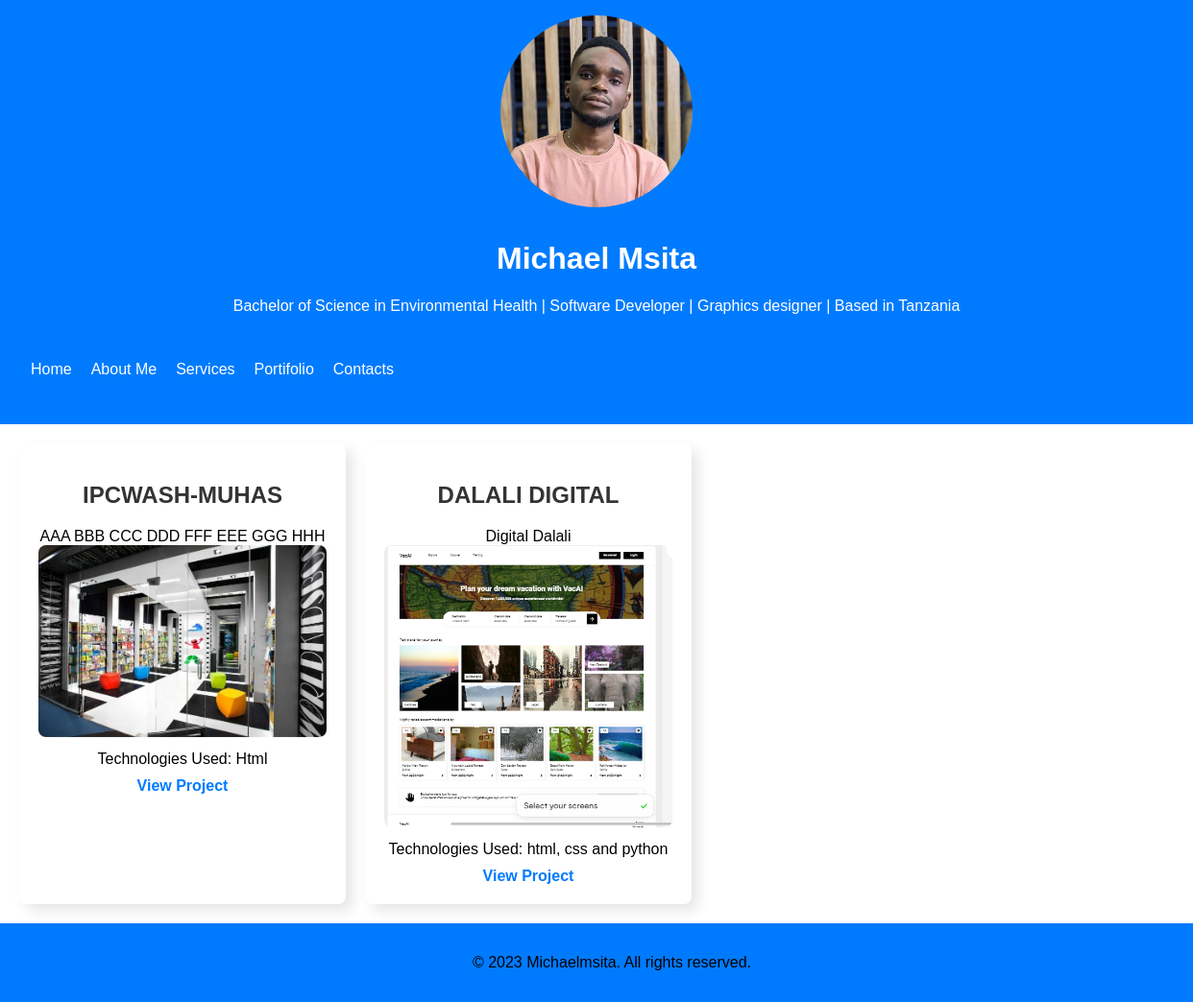
The page /portfolio/ on the database its author committed.
### portifolio/models.py (models this page shows, shortened)
class PortfolioProject (models.Model):
    title = models.CharField (max_length=100)
    description = models.TextField ()
    image = models.ImageField (upload_to= 'portfoilio_images/', null= True, blank=True)
    technologies_used = models.CharField (max_length=100)
    website_link = models.URLField (null=True, blank=True)

### portifolio/views.py (the view)
# urls.py: path('portfolio/', views.portfolio, name= 'portfolio'),
def portfolio (request):
    projects = PortfolioProject.objects.all()
    return render (request, 'portifolio/potifolio.html', {'projects':projects})

### portifolio/templates/portifolio/potifolio.html (shortened to what this page needs)
{% extends 'portifolio/base.html' %}
{% load static %}
{% block content %}
<div class="portfolio-container">
    {% for project in projects %}
    <div class="project-div">
        <div><h2>{{ project.title }}</h2></div>
        <div>{{ project.description }}</div>
        <div class="project-image"><img src="{{ project.image.url }}" alt="{{ project.title }} image"></div>
        <div>Technologies Used: {{ project.technologies_used }}</div>
        <a href="{{ project.website_link }}" target="_blank"><b>View Project</b></a>
    </div>
    {% empty %}
    <p>No projects in the portfolio yet.</p>
    {% endfor %}
</div>
{% endblock %}

### portifolio/static/portifolio/main.css (style rules this page uses)
body { font-family: 'Arial', sans-serif; margin: 0; padding: 0; }
h2 { color: #333; }
.portfolio-container { display: flex; flex-wrap: wrap; gap: 20px; margin: 20px; }
.project-div { background: #fff; padding: 20px; box-shadow: 7px 7px 14px rgba(0, 0, 0, 0.1); border-radius: 8px; width: 300px; display: flex; flex-direction: column; align-items: center; text-align: center; }
.project-image img { max-width: 100%; height: auto; border-radius: 8px; margin-bottom: 10px; }
a { margin-top: 10px; text-decoration: none; color: #007BFF; }

### rows shown on the page
PortfolioProject: title "IPCWASH-MUHAS", description "AAA BBB CCC DDD FFF EEE GGG HHH", image (picture), technologies_used "Html"
PortfolioProject: title "DALALI DIGITAL", description "Digital Dalali", image (picture), technologies_used "html, css and python"
